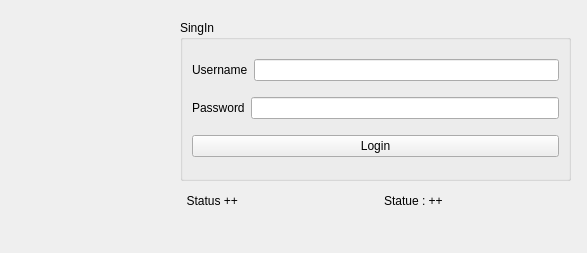
<?xml version="1.0" encoding="UTF-8"?>
<ui version="4.0">
 <class>Widget</class>
 <widget class="QWidget" name="Widget">
  <property name="geometry">
   <rect>
    <x>0</x>
    <y>0</y>
    <width>587</width>
    <height>253</height>
   </rect>
  </property>
  <property name="windowTitle">
   <string>Widget</string>
  </property>
  <widget class="QGroupBox" name="groupBox">
   <property name="geometry">
    <rect>
     <x>180</x>
     <y>20</y>
     <width>391</width>
     <height>161</height>
    </rect>
   </property>
   <property name="title">
    <string>SingIn</string>
   </property>
   <layout class="QVBoxLayout" name="verticalLayout">
    <item>
     <layout class="QHBoxLayout" name="horizontalLayout_2">
      <item>
       <widget class="QLabel" name="Username">
        <property name="text">
         <string>Username</string>
        </property>
       </widget>
      </item>
      <item>
       <widget class="QLineEdit" name="lineEdit_Username"/>
      </item>
     </layout>
    </item>
    <item>
     <layout class="QHBoxLayout" name="horizontalLayout">
      <item>
       <widget class="QLabel" name="Password">
        <property name="text">
         <string>Password</string>
        </property>
       </widget>
      </item>
      <item>
       <widget class="QLineEdit" name="lineEdit_Password">
        <property name="echoMode">
         <enum>QLineEdit::Password</enum>
        </property>
       </widget>
      </item>
     </layout>
    </item>
    <item>
     <widget class="QPushButton" name="pushButton">
      <property name="text">
       <string>Login</string>
      </property>
     </widget>
    </item>
   </layout>
  </widget>
  <widget class="QWidget" name="layoutWidget">
   <property name="geometry">
    <rect>
     <x>180</x>
     <y>190</y>
     <width>401</width>
     <height>22</height>
    </rect>
   </property>
   <layout class="QHBoxLayout" name="horizontalLayout_3">
    <item>
     <widget class="QLabel" name="label">
      <property name="text">
       <string>  Status ++ </string>
      </property>
     </widget>
    </item>
    <item>
     <widget class="QLabel" name="label_Login">
      <property name="text">
       <string>Statue : ++</string>
      </property>
     </widget>
    </item>
   </layout>
  </widget>
  <widget class="QLabel" name="label_Picture2">
   <property name="geometry">
    <rect>
     <x>4</x>
     <y>25</y>
     <width>161</width>
     <height>181</height>
    </rect>
   </property>
   <property name="text">
    <string/>
   </property>
   <property name="pixmap">
    <pixmap resource="Resources.qrc">:/Ressourses/Picture/emsi.png</pixmap>
   </property>
   <property name="scaledContents">
    <bool>true</bool>
   </property>
  </widget>
 </widget>
 <resources>
  <include location="Resources.qrc"/>
 </resources>
 <connections/>
</ui>
